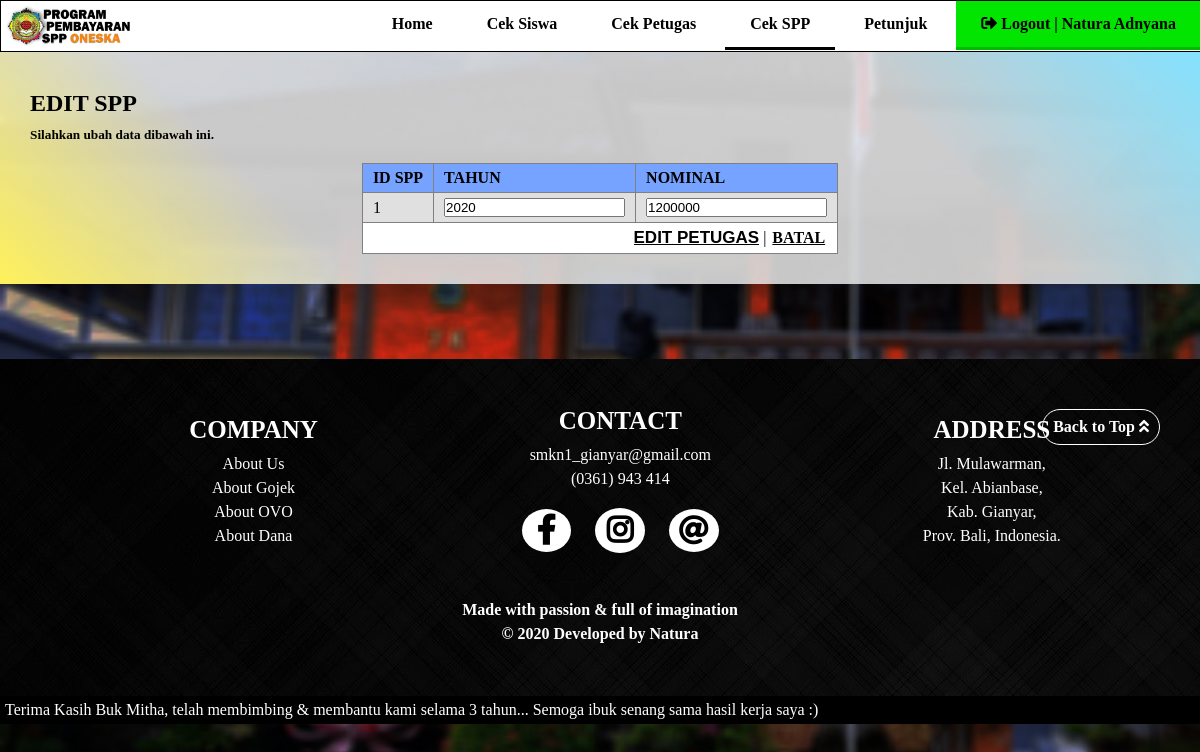
/petugas/edit_spp.php?info=1 (signed in), run on the app's committed database.
### tables this page shows
CREATE TABLE `spp` (
  `id_spp` int(11) NOT NULL,
  `tahun` int(11) NOT NULL,
  `nominal` int(11) NOT NULL
);

### petugas/edit_spp.php (the view, shortened to what this page needs)
<?php
	include '../action/koneksi.php';
?>
<!DOCTYPE html>
<html>
<head>
	<link rel="stylesheet" type="text/css" href="../this.css">
	<link rel="stylesheet" type="text/css" href="this_petugas.css">
	<link rel="stylesheet" type="text/css" href="../font-awesome/css/fontawesome.css">
	<link rel="stylesheet" type="text/css" href="../font-awesome/css/brands.css">
	<link rel="stylesheet" type="text/css" href="../font-awesome/css/solid.css">
</head>
<body>
	<nav>
		<a href="index.php" title="Program Pembayaran SPP Oneska"><img src="../img/logo_program.png"></a>
		<ul>
			<li><a href="petugas.php?kategori=bayarspp">Home</a></li>
			<li><a href="info_siswa.php">Cek Siswa</a></li>
		<?php
			if ($_SESSION['level']=='admin') {
		?>
			<li><a href="info_petugas.php">Cek Petugas</a></li>
		<?php
			}
		?>
			<li style="border-bottom: solid;"><a href="info_spp.php">Cek SPP</a></li>
			<li><a href="petunjuk_petugas.php">Petunjuk</a></li>
			<li style="background-color: #01E500FF; border-bottom: solid; border-color: #00BB04FF;"><a href="../action/logout_proses.php"><i class="fas fa-sign-out-alt"></i> Logout | <?php echo $_SESSION['nama_petugas'];?></a></li>
		</ul>
	</nav>
	<div class="container5">
		<h2>EDIT SPP</h2>
		<h5>Silahkan ubah data dibawah ini.</h5>
		<table border="1">
			<tr style="background-color: #75A3FFFF; font-weight: bold;">
				<td>ID SPP</td>
				<td>TAHUN</td>
				<td>NOMINAL</td>
			</tr>
			<?php
				if ($_GET['info']) {
					$id_spp=$_GET['info'];
					$select1=mysqli_query($connect, "SELECT * FROM spp WHERE id_spp='$id_spp'");
					$data1=mysqli_fetch_array($select1);
			?>
			<form method="post" action="../action/edit_spp_proses.php?info=<?=$id_spp;?>">
			<tr>
				<td><?=$data1['id_spp'];?></td>
				<td><input type="number" name="tahun" required="" placeholder="tahun" value="<?=$data1['tahun'];?>"></td>
				<td><input type="number" name="nominal" required="" placeholder="nominal" value="<?=$data1['nominal'];?>"></td>
			<tr>
				<td colspan="7" align="right"><input class="edit_siswa" type="submit" value="EDIT PETUGAS"> | <a class="batal" href="info_spp.php">BATAL</a></td>
			</tr>
			</form>
			<?php
				}
			?>
		</table>
	</div>
<?php
	include '../footer.php';
?>
</body>
</html>

### this.css (style rules this page uses)
* { margin: 0; padding: 0; text-decoration: none; scroll-behavior: smooth; }
body { background-image: url("img/gedung_smk_blur.jpg"); background-attachment: fixed; background-repeat: no-repeat; background-size: cover; }
nav { position: fixed; top: 0; background-color: white; width: 100%; font-family: Tahoma; border: solid 1px; height: 50px; overflow: hidden; z-index: 99; }
nav img { float: left; height: 50px; }
nav ul { float: right; }
nav ul li { position: relative; display: inline-block; }
nav ul li a { display: block; padding: 14px 25px; color: black; font-weight: bold; transition: 0.5s; }
nav ul li a i { transition: 0.5s; }

### petugas/this_petugas.css (style rules this page uses)
.container5 { margin-top: 50px; background: linear-gradient(45deg, #FFF15BFF, #EFEFEFD4, #EFEFEFD4, #EFEFEFD4, #84E2FFFF); padding: 30px; }
.container5 h2 { margin-top: 10px; font-family: Tahoma; }
.container5 h5 { margin-top: 10px; }
.container5 table { margin: auto; margin-top: 20px; border-collapse: collapse; }
.container5 table tr:nth-child(odd) { background-color: #E0E0E0FF; }
.container5 table tr:nth-child(even) { background-color: white; }
.container5 table tr td { padding: 5px 10px; }
.container5 table tr td a { padding: 2px; border-radius: 2px; color: black; font-weight: bold; text-decoration: underline; }
.container5 table tr td .edit_siswa { border: none; background-color: transparent; font-size: 17px; font-weight: bold; text-decoration: underline; cursor: pointer; }
.container5 form { margin-top: 5px; }

### data on the page
spp: id_spp "1", tahun "2020", nominal "1200000"

### other printed values
$_SESSION['nama_petugas'] "Natura Adnyana"
